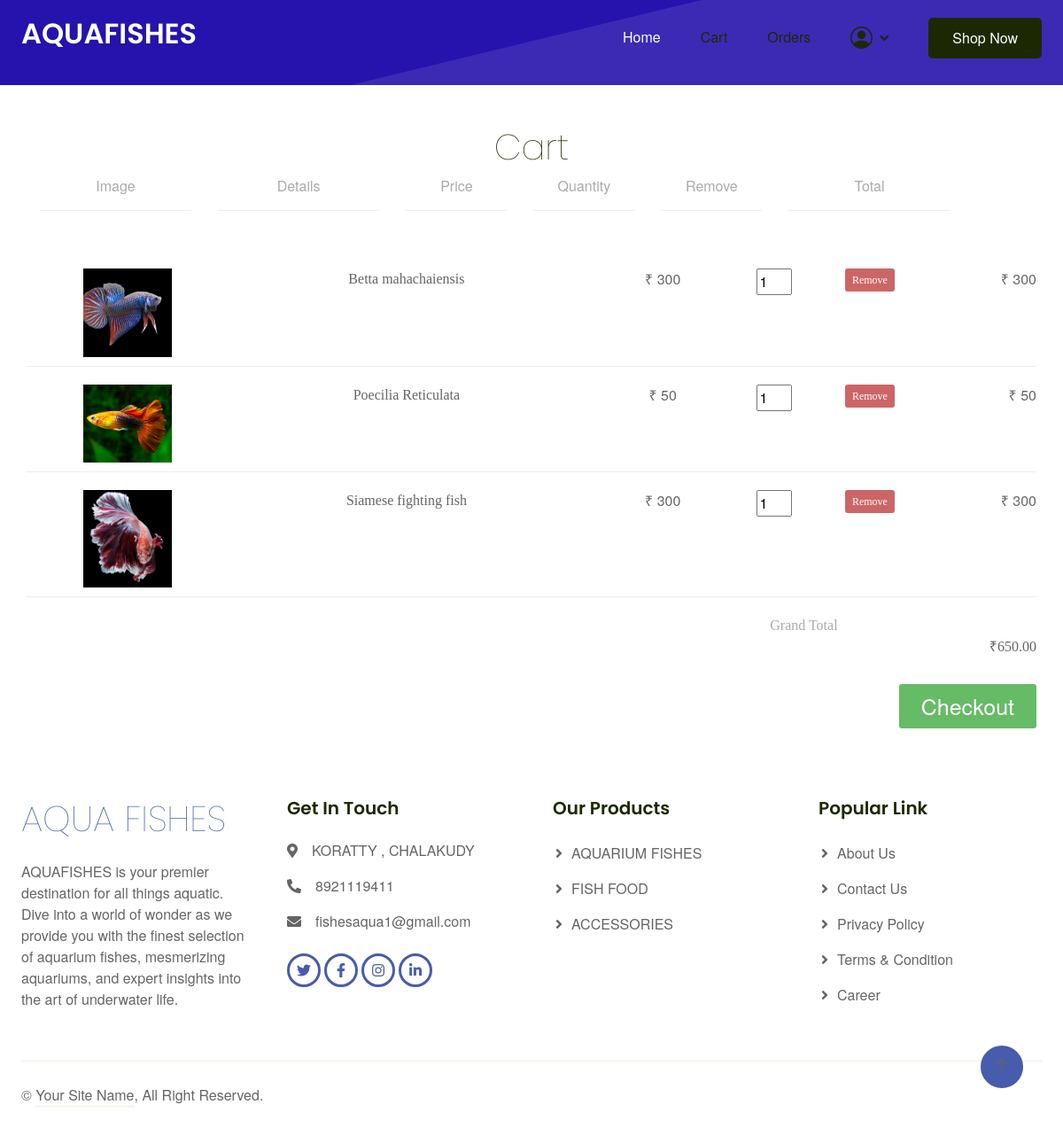
Page /User/MyCart.php (signed in) on the committed database.
### tables this page shows
CREATE TABLE `tbl_cart` (
  `cart_id` int(11) NOT NULL,
  `booking_id` int(11) NOT NULL,
  `product_id` int(11) NOT NULL,
  `cart_quantity` varchar(50) NOT NULL DEFAULT '1',
  `cart_status` char(1) NOT NULL DEFAULT '0'
);

CREATE TABLE `tbl_product` (
  `product_id` int(11) NOT NULL,
  `product_name` varchar(50) NOT NULL,
  `product_price` varchar(50) NOT NULL,
  `product_photo` varchar(50) NOT NULL,
  `product_description` varchar(1000) NOT NULL,
  `subcategory_id` int(11) NOT NULL
);

### User/MyCart.php (the view, shortened to what this page needs)
<!DOCTYPE html
    PUBLIC "-//W3C//DTD XHTML 1.0 Transitional//EN" "http://www.w3.org/TR/xhtml1/DTD/xhtml1-transitional.dtd">
<html xmlns="http://www.w3.org/1999/xhtml">
<?php
include('../Assets/Connection/Connection.php');
include("Head.php");
?>
<head>
    <link rel="stylesheet" href="https://cdnjs.cloudflare.com/ajax/libs/normalize/5.0.0/normalize.min.css" />
</head>
<body onload="recalculateCart()" style="padding:0px">
<div style="padding: 30px;" align="center">
    <h1>Cart</h1>
    <div class="column-labels">
        <label class="product-price" style="width: 15%; text-align:center">Image</label>
        <label class="product-price" style="width: 16%; text-align:center">Details</label>
        <label class="product-price" style="width: 10%; text-align:center">Price</label>
        <label class="product-price" style="width: 10%; text-align:center">Quantity</label>
        <label class="product-price" style="width: 10%; text-align:center">Remove</label>
        <label class="product-price" style="width: 16%; text-align:center">Total</label>
    </div>
    <form method="post">
        <div class="shopping-cart" style="margin-top: 50px">
            <?php
            $sel = "select * from tbl_booking b inner join tbl_cart c on c.booking_id=b.booking_id where  booking_status='0'";
            $res = $conn->query($sel);
            while ($row = $res->fetch_assoc()) {
                $selPr = "select * from tbl_product where product_id ='" . $row["product_id"] . "'";
                $respr = $conn->query($selPr);
                if ($rowpr = $respr->fetch_assoc()) {
                    $selstock = "select sum(stock_quantity) as stock from tbl_stock where product_id='" . $rowpr["product_id"] . "'";
                    $resst = $conn->query($selstock);
                    if ($rowst = $resst->fetch_assoc()) {
                        $selstocka = "select sum(cart_quantity) as stock from tbl_cart where product_id='" . $rowpr["product_id"] . "' and cart_status >0";
                        $ressta = $conn->query($selstocka);
                        $rowsta = $ressta->fetch_assoc();
                        $stock = $rowst["stock"] - $rowsta["stock"];
                        ?>
                        <div class="product">
                            <div class="product-image">
                                <img src="../Assets/Files/Product/<?php echo $rowpr["product_photo"] ?>" />
                            </div>
                            <div class="product-details">
                                <div class="product-title">
                                    <?php echo $rowpr["product_name"] ?>
                                </div>
                            </div>
                            <div class="product-price ">
                                <?php echo $rowpr["product_price"] ?>
                            </div>
                            <div class="product-quantity">
                                <input alt="<?php echo $row["cart_id"] ?>" type="number" value="<?php echo $row["cart_quantity"] ?>"
                                    min="1" max="<?php echo $stock ?>" />
                            </div>
                            <div class="product-removal">
                                <button class="remove-product" value="<?php echo $row["cart_id"] ?>">Remove</button>
                            </div>
                            <div class="product-line-price">
                                <?php
                                $pr = $rowpr["product_price"];
                                $qty = $row["cart_quantity"];
                                $tot = (int) $pr * (int) $qty;
                                echo $tot;
                                ?>
                            </div>
                        </div>
                        <?php
                    }
                }
            }
            ?>
            <div class="totals">
                <div class="totals-item totals-item-total">
                    <label>Grand Total</label>
                    <div class="totals-value" id="cart-total">0</div>
                </div>
            </div>
            <button type="submit" class="checkout" name="btn_checkout">Checkout</button>
        </div>
    </form>
    </div>
</body>
<?php
include("Foot.php");
?>
</html>

### User/Head.php (shortened to what this page needs)
<!DOCTYPE html>
<html lang="en">
<head>
    <link href="https://cdnjs.cloudflare.com/ajax/libs/font-awesome/5.10.0/css/all.min.css" rel="stylesheet">
    <link href="https://cdn.jsdelivr.net/npm/bootstrap-icons@1.4.1/font/bootstrap-icons.css" rel="stylesheet">
    <link href="../Assets/Template/User/lib/animate/animate.min.css" rel="stylesheet">
    <link href="../Assets/Template/User/lib/owlcarousel/assets/owl.carousel.min.css" rel="stylesheet">
    <link href="../Assets/Template/User/css/bootstrap.min.css" rel="stylesheet">
    <link href="../Assets/Template/User/css/style.css" rel="stylesheet">
    <link href="../Assets/Template/Form.css" rel="stylesheet">
</head>
<body>
    <div class="container-fluid sticky-top">
        <div class="container">
        <nav class="navbar navbar-expand-lg navbar-light p-0">
                <a href="HomePage.php" class="navbar-brand">
                    <h2 class="text-white">AQUAFISHES</h2>
                </a>
                <div class="collapse navbar-collapse" id="navbarCollapse">
                    <div class="navbar-nav ms-auto">
                        <a href="HomePage.php" class="nav-item nav-link active">Home</a>
                        <a href="MyCart.php" class="nav-item nav-link">Cart</a>
                        <a href="MyBooking.php" class="nav-item nav-link">Orders</a>
                        <div class="nav-item dropdown">
                            <a href="#" class="nav-link dropdown-toggle" data-bs-toggle="dropdown"></a>
                        </div>
                    </div>
                    <a href="SearchProduct.php" class="btn btn-dark py-2 px-4 d-none d-lg-inline-block">Shop Now</a>
                </div>
            </nav>
        </div>
    </div>
    <div class="container-fluid bg-primary hero-header mb-3" style="padding-top: 0rem;">
    </div>
    <div style="min-height: 500px;">

### User/Foot.php (shortened to what this page needs)
</div>
    <div class="container-fluid bg-white footer">
        <div class="container py-5">
            <div class="row g-5">
                <div class="col-md-6 col-lg-3 wow fadeIn" data-wow-delay="0.1s">
                    <a href="index.html" class="d-inline-block mb-3">
                        <h1 class="text-primary">AQUA FISHES</h1>
                    </a>
                    <p class="mb-0">AQUAFISHES is your premier destination for all things aquatic. Dive into a world of wonder as we provide you with the finest selection of aquarium fishes, mesmerizing aquariums, and expert insights into the art of underwater life.</p>
                </div>
                <div class="col-md-6 col-lg-3 wow fadeIn" data-wow-delay="0.3s">
                    <h5 class="mb-4">Get In Touch</h5>
                    <p><i class="fa fa-map-marker-alt me-3"></i>KORATTY , CHALAKUDY</p>
                    <p><i class="fa fa-phone-alt me-3"></i>8921119411</p>
                    <p><i class="fa fa-envelope me-3"></i>fishesaqua1@gmail.com</p>
                    <div class="d-flex pt-2">
                        <a class="btn btn-square btn-outline-primary me-1" href=""><i class="fab fa-twitter"></i></a>
                        <a class="btn btn-square btn-outline-primary me-1" href=""><i class="fab fa-facebook-f"></i></a>
                        <a class="btn btn-square btn-outline-primary me-1" href=""><i class="fab fa-instagram"></i></a>
                        <a class="btn btn-square btn-outline-primary me-1" href=""><i
                                class="fab fa-linkedin-in"></i></a>
                    </div>
                </div>
                <div class="col-md-6 col-lg-3 wow fadeIn" data-wow-delay="0.5s">
                    <h5 class="mb-4">Our Products</h5>
                    <a class="btn btn-link" href="">AQUARIUM FISHES</a>
                    <a class="btn btn-link" href="">FISH FOOD</a>
                    <a class="btn btn-link" href="">ACCESSORIES</a>
                </div>
                <div class="col-md-6 col-lg-3 wow fadeIn" data-wow-delay="0.7s">
                    <h5 class="mb-4">Popular Link</h5>
                    <a class="btn btn-link" href="">About Us</a>
                    <a class="btn btn-link" href="">Contact Us</a>
                    <a class="btn btn-link" href="">Privacy Policy</a>
                    <a class="btn btn-link" href="">Terms & Condition</a>
                    <a class="btn btn-link" href="">Career</a>
                </div>
            </div>
        </div>
        <div class="container wow fadeIn" data-wow-delay="0.1s">
            <div class="copyright">
                <div class="row">
                    <div class="col-md-6 text-center text-md-start mb-3 mb-md-0">
                        &copy; <a class="border-bottom" href="#">Your Site Name</a>, All Right Reserved.
    <a href="#" class="btn btn-lg btn-primary btn-lg-square back-to-top"><i class="bi bi-arrow-up"></i></a>
</body>
</html>

### Assets/Template/User/css/style.css (style rules this page uses)
.back-to-top { position: fixed; display: none; right: 45px; bottom: 45px; z-index: 99; }
.btn { font-weight: 500; transition: .5s; }
.btn.btn-primary { color: var(--bs-white); }
.btn-square { width: 38px; height: 38px; }
.btn-lg-square { width: 48px; height: 48px; }
.btn-square, .btn-sm-square, .btn-lg-square { padding: 0; display: flex; align-items: center; justify-content: center; font-weight: normal; border-radius: 50px; }
.sticky-top { top: -150px; transition: .5s; }
.navbar { padding: 11px 0 !important; height: 85px; }
.navbar .navbar-nav .nav-link { margin-right: 45px; padding: 0; color: var(--bs-dark); font-weight: 500; transition: .5s; outline: none; }
.navbar .navbar-nav .nav-link:hover, .navbar .navbar-nav .nav-link.active { color: var(--bs-white); }
.navbar .dropdown-toggle::after { border: none; content: "\f107"; font-family: "Font Awesome 5 Free"; font-weight: 900; vertical-align: middle; margin-left: 8px; }
.hero-header { position: relative; margin-top: -85px; padding-top: 12rem; padding-bottom: 6rem; background: url(../img/bg3.jpg) center center no-repeat; background-size: cover; }
.hero-header::before { position: absolute; content: ""; width: 100%; height: 100%; top: 0; left: 0; background: rgba(255, 255, 255, .1); clip-path: polygon(66% 0, 100% 0, 100% 100%, 33% 100%); }
.footer .btn.btn-link { display: block; margin-bottom: 10px; padding: 0; text-align: left; color: var(--bs-body); font-weight: normal; transition: .3s; }
.footer .btn.btn-link::before { position: relative; content: "\f105"; font-family: "Font Awesome 5 Free"; font-weight: 900; margin-right: 10px; }
.footer .copyright { padding: 25px 0; border-top: 3px solid var(--bs-light); }
.footer .copyright a { color: var(--bs-body); }

### User/MyCart.php (style rules this page uses)
.product-image { float: left; width: 20%; }
.product-details { float: left; width: 37%; }
.product-price { float: left; width: 12%; }
.product-quantity { float: left; width: 10%; }
.product-removal { float: left; width: 9%; }
.product-line-price { float: left; width: 12%; text-align: right; }
.group:before, .shopping-cart:before, .column-labels:before, .product:before, .totals-item:before, .group:after, .shopping-cart:after, .column-labels:after, .product:after, .totals-item:after { content: ""; display: table; }
.group:after, .shopping-cart:after, .column-labels:after, .product:after, .totals-item:after { clear: both; }
.group, .shopping-cart, .column-labels, .product, .totals-item { zoom: 1; }
.product .product-price:before, .product .product-line-price:before, .totals-value:before { content: "₹"; }
body { padding: 0px 30px 30px 20px; font-family: "HelveticaNeue-Light", "Helvetica Neue Light", "Helvetica Neue", Helvetica, Arial, sans-serif; font-weight: 100; }
h1 { font-weight: 100; }
label { color: #aaa; }
.shopping-cart { margin-top: -45px; }
.column-labels label { padding-bottom: 15px; margin-bottom: 15px; border-bottom: 1px solid #eee; }
.product { margin-bottom: 20px; padding-bottom: 10px; border-bottom: 1px solid #eee; }
.product .product-image { text-align: center; }
.product .product-image img { width: 100px; }
.product .product-details .product-title { margin-right: 20px; font-family: "HelveticaNeue-Medium", "Helvetica Neue Medium"; }
.product .product-quantity input { width: 40px; }
.product .remove-product { border: 0; padding: 4px 8px; background-color: #c66; color: #fff; font-family: "HelveticaNeue-Medium", "Helvetica Neue Medium"; font-size: 12px; border-radius: 3px; }
.totals .totals-item { float: right; clear: both; width: 100%; margin-bottom: 10px; }
.totals .totals-item label { float: left; clear: both; width: 79%; text-align: right; }
.totals .totals-item .totals-value { float: right; width: 21%; text-align: right; }
.totals .totals-item-total { font-family: "HelveticaNeue-Medium", "Helvetica Neue Medium"; }
.checkout { float: right; border: 0; margin-top: 20px; padding: 6px 25px; background-color: #6b6; color: #fff; font-size: 25px; border-radius: 3px; }
label { margin: 0px 15px; }

### rows in the picture
tbl_cart: product.product_photo (picture), product.product_name "Betta mahachaiensis", product.product_price "300", cart_quantity "1", $row["cart_id"] 138 (drawn)
tbl_cart: product.product_photo (picture), product.product_name "Poecilia Reticulata", product.product_price "50", cart_quantity "1", $row["cart_id"] 141 (drawn)
tbl_cart: product.product_photo (picture), product.product_name "Siamese fighting fish", product.product_price "300", cart_quantity "1", $row["cart_id"] 142 (drawn)
